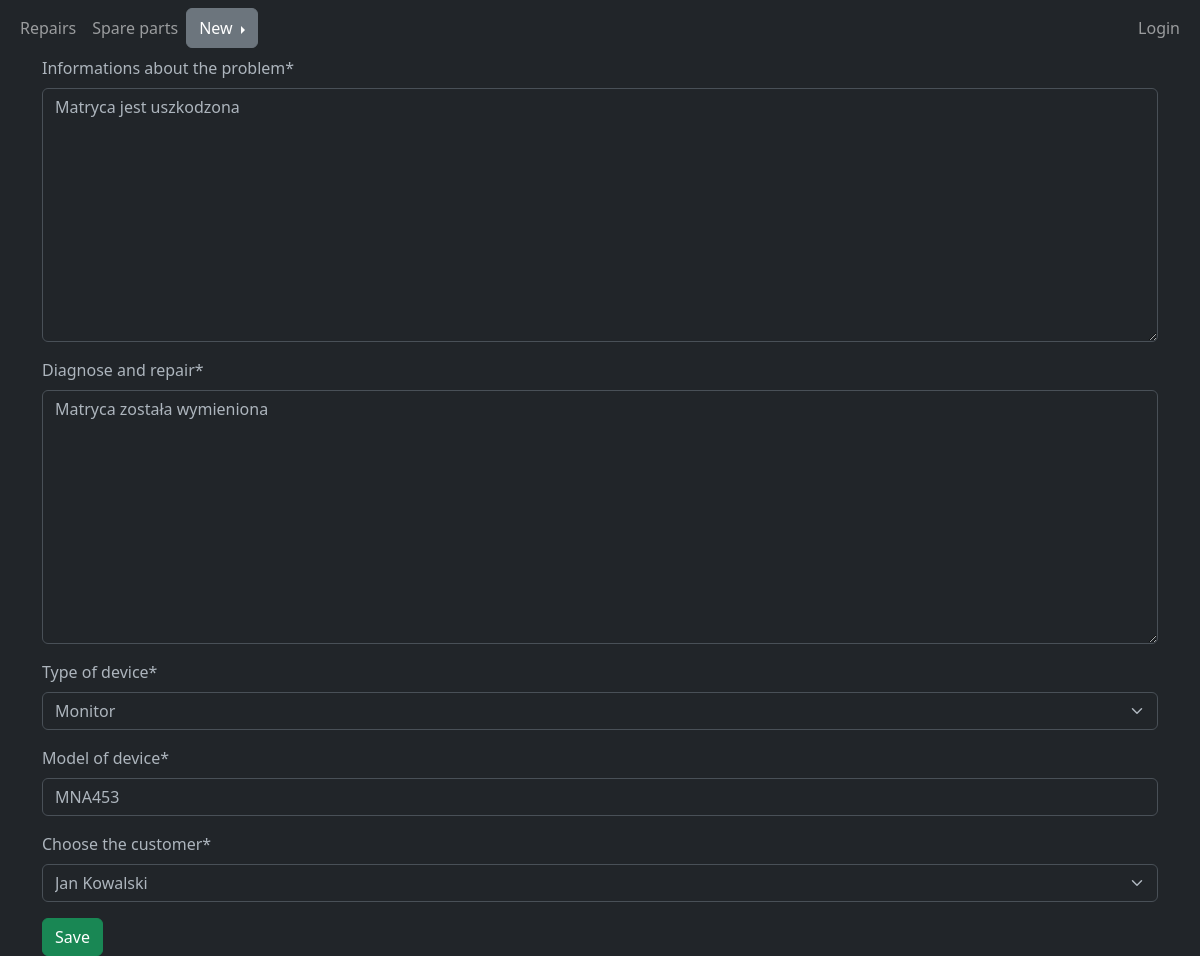
/repair/5/edit/, run on the app's committed database.
### mainHelper/models.py (models this page shows, shortened)
class Repair(models.Model):
    repairIdentification = models.CharField('Repair ID', max_length=200)
    repairInfo = models.TextField('Diagnose and repair',max_length=500)
    problemInfo = models.TextField('Informations about the problem', max_length=500)
    repairModel = models.CharField('Model of device', max_length=200)
    status = models.CharField('Status', max_length=200)
    customer = models.ForeignKey(Customer, blank=True, null=True, on_delete=models.CASCADE)
    deviceType = models.ForeignKey(DeviceType, blank=True, null=True, on_delete=models.CASCADE)
    createdBy = models.CharField('Creater by', max_length=200)
    startDate = models.DateField('Start of repair', auto_now_add=True)
    lastUpdate = models.DateField('End of repair', auto_now=True)
    spareParts = models.ManyToManyField(SparePart, blank=True)

### mainHelper/views.py (the view)
# urls.py: path('repair/<int:id>/edit/', views.repairEdit, name='repair-edit'),
def repairEdit(request, id):
    repair = Repair.objects.get(id = id)
    if request.method == 'POST':
        form = RepairEditForm(request.POST, instance=repair)
        if form.is_valid():
            repair.status = "Ongoing"
            repair.save()
            form.save()
            return redirect('repair-detail', id=id)
    else:
        form = RepairEditForm(instance=repair)
    return render(request, 'mainHelper/repair_edit.html', {'form': form})

### mainHelper/forms.py
class RepairEditForm(forms.ModelForm):
    customer = forms.ModelChoiceField(queryset=Customer.objects.all(), label='Choose the customer')
    deviceType = forms.ModelChoiceField(queryset=DeviceType.objects.all(), label='Type of device')
    class Meta:
        model = Repair
        fields = ['problemInfo', 'repairInfo', 'deviceType', 'repairModel', 'customer']

### mainHelper/models.py (called while the page is built)
    def __str__(self):
        return self.firstName + ' ' + self.lastName

    def __str__(self):
        return self.devicetype

### mainHelper/templates/mainHelper/repair_edit.html (shortened to what this page needs)
{% extends "mainHelper/base.html" %}
{% load crispy_forms_tags %}
{% block content %}
<form method="post", class="form-group">
    {{form | crispy}}
    <button type="submit" class="btn btn-success">Save</button>
</form>
{% endblock %}

### data on the page
Repair: problemInfo "Matryca jest uszkodzona", repairInfo "Matryca została wymieniona", deviceType "Monitor", repairModel "MNA453", customer "Jan Kowalski"
